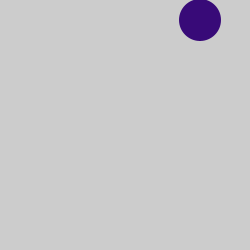
Frame 1 (no input)
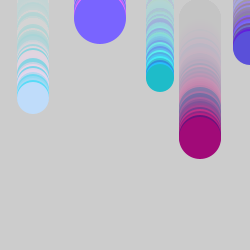
Frame 60 (the mouse pressed at the canvas centre just before this capture)
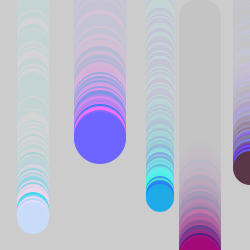
Frame 120 (the mouse held since frame 60 and released just before this capture)

The Processing sketch that drew these frames (run headless with seeded random() and noise(); from frame 60 on, the mouse is pressed at the canvas centre):

// Processing sketch: processing_19649
// ── processing_19649.pde

float y = 0.0;
float speed = 2.0;	// value for speed 
float radius = 16.0; // value for circle size
void setup(){ 
  size(250,250); 
  smooth(); 
  noStroke(); 
  ellipseMode(RADIUS);
} 

void draw(){
fill(200,15); // background colour, alpha for motion blur 
rect(0,0,width,height); // background shape size of window 

fill(random(10,300),220,250); // circle fill colour 
ellipse(33, y-20, radius, radius);

fill(random(10,190),10,120);
ellipse(200,y+20,radius+5,radius+5);

fill(random(10,300),100,370);
ellipse(100,y-100,radius+10,radius+10);

fill(30,random(100,300),random(200,350));
ellipse(160,y-40,radius-2,radius-2);

fill(90,random(20,100),random(70,350));
ellipse(250,y-70,radius+1,radius+1);

y += speed;	// increase value to move circle

if(y > height+radius+120){
// if y is greater than height of window and half circle size
y = - radius;
// move it to above top of window with a negative position
}
}
